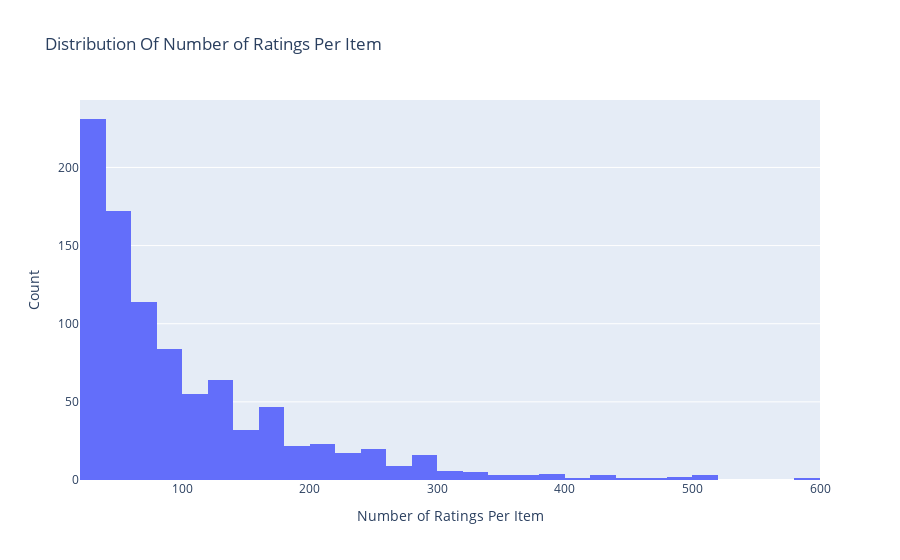

This figure's notebook cell:
### Code cell
data = df.groupby('itemID')['rating'].count().clip().sort_values(ascending=False)

# Create trace
trace = go.Histogram(x = data.values,
                     name = 'Ratings',
                     xbins = dict(start = 20,
                                  end = 600, #Max is 583
                                  size = 20))
# Create layout
layout = go.Layout(title = 'Distribution Of Number of Ratings Per Item',
                   xaxis = dict(title = 'Number of Ratings Per Item'),
                   yaxis = dict(title = 'Count'),
                   bargap = 0)

# Create plot
fig = go.Figure(data=[trace], layout=layout)
iplot(fig)

### Figure 1 — Plotly figure (JSON) as saved in the notebook; plotly's stock layout.template omitted (floating-point values rounded to 4 significant figures; data arrays with more than 128 entries replaced by an {"elided": "..."} marker saying what was removed)
{"data": [{"name": "Ratings", "type": "histogram", "x": {"elided": "1152 int values"}, "xbins": {"end": 600, "size": 20, "start": 20}}], "layout": {"bargap": 0, "title": {"text": "Distribution Of Number of Ratings Per Item"}, "xaxis": {"title": {"text": "Number of Ratings Per Item"}}, "yaxis": {"title": {"text": "Count"}}}}
